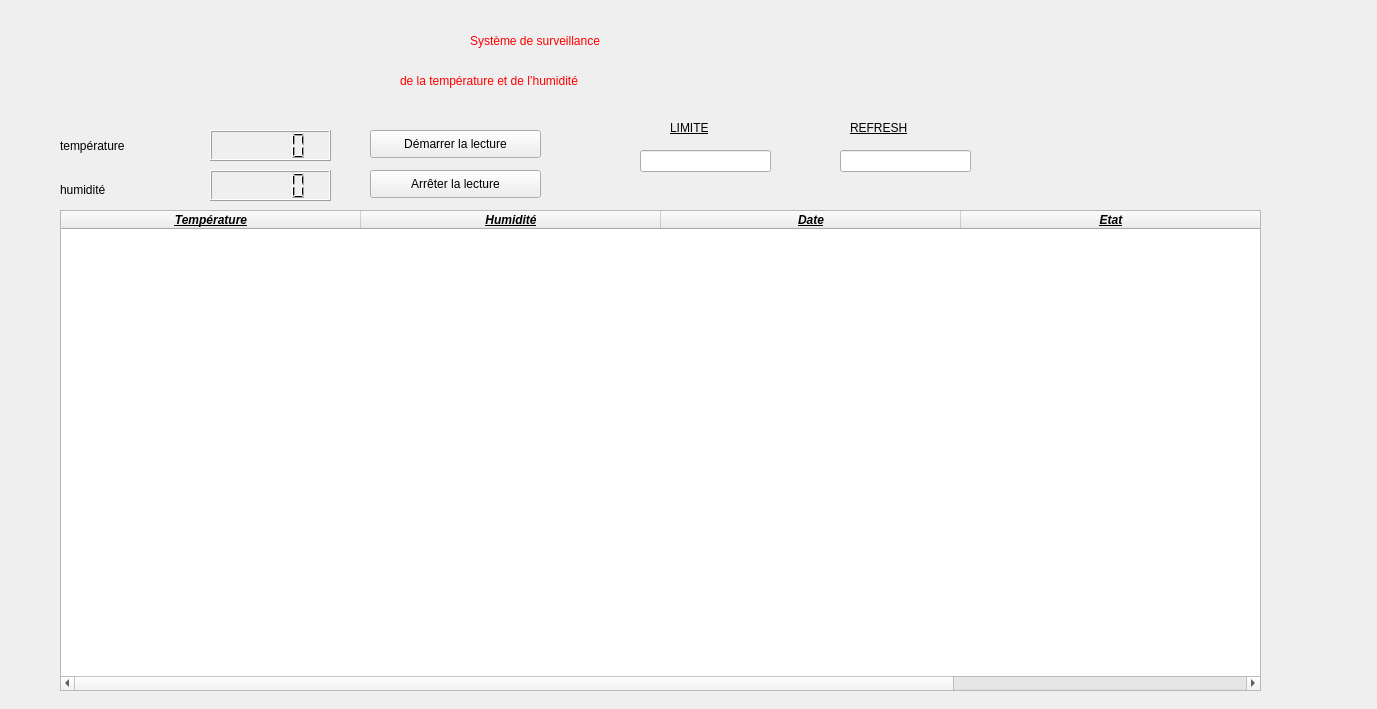
<?xml version="1.0" encoding="UTF-8"?>
<ui version="4.0">
 <class>w</class>
 <widget class="QWidget" name="w">
  <property name="geometry">
   <rect>
    <x>0</x>
    <y>0</y>
    <width>1377</width>
    <height>709</height>
   </rect>
  </property>
  <property name="windowTitle">
   <string>Form</string>
  </property>
  <widget class="QLabel" name="label">
   <property name="geometry">
    <rect>
     <x>470</x>
     <y>10</y>
     <width>411</width>
     <height>61</height>
    </rect>
   </property>
   <property name="styleSheet">
    <string notr="true">color: rgb(255, 0, 0);
font: 75 18pt &quot;MS Shell Dlg 2&quot;;
font: 87 8pt &quot;Arial Black&quot;;
font: 87 18pt &quot;Arial Black&quot;;</string>
   </property>
   <property name="text">
    <string>Système de surveillance  </string>
   </property>
  </widget>
  <widget class="QLCDNumber" name="temp">
   <property name="geometry">
    <rect>
     <x>210</x>
     <y>130</y>
     <width>121</width>
     <height>31</height>
    </rect>
   </property>
  </widget>
  <widget class="QLabel" name="label_2">
   <property name="geometry">
    <rect>
     <x>60</x>
     <y>130</y>
     <width>151</width>
     <height>31</height>
    </rect>
   </property>
   <property name="styleSheet">
    <string notr="true">font: 87 12pt &quot;Arial Black&quot;;</string>
   </property>
   <property name="text">
    <string>température</string>
   </property>
  </widget>
  <widget class="QLabel" name="label_3">
   <property name="geometry">
    <rect>
     <x>60</x>
     <y>180</y>
     <width>151</width>
     <height>20</height>
    </rect>
   </property>
   <property name="styleSheet">
    <string notr="true">font: 87 12pt &quot;Arial Black&quot;;</string>
   </property>
   <property name="text">
    <string>humidité</string>
   </property>
  </widget>
  <widget class="QLCDNumber" name="h">
   <property name="geometry">
    <rect>
     <x>210</x>
     <y>170</y>
     <width>121</width>
     <height>31</height>
    </rect>
   </property>
  </widget>
  <widget class="QPushButton" name="d">
   <property name="geometry">
    <rect>
     <x>370</x>
     <y>130</y>
     <width>171</width>
     <height>28</height>
    </rect>
   </property>
   <property name="text">
    <string>Démarrer la lecture</string>
   </property>
  </widget>
  <widget class="QPushButton" name="ar">
   <property name="geometry">
    <rect>
     <x>370</x>
     <y>170</y>
     <width>171</width>
     <height>28</height>
    </rect>
   </property>
   <property name="text">
    <string>Arrêter la lecture</string>
   </property>
  </widget>
  <widget class="QLabel" name="label_4">
   <property name="geometry">
    <rect>
     <x>400</x>
     <y>60</y>
     <width>561</width>
     <height>41</height>
    </rect>
   </property>
   <property name="styleSheet">
    <string notr="true">font: 87 18pt &quot;Arial Black&quot;;
color: rgb(255, 0, 0);</string>
   </property>
   <property name="text">
    <string>de la température et de l’humidité</string>
   </property>
  </widget>
  <widget class="QTableWidget" name="a">
   <property name="geometry">
    <rect>
     <x>60</x>
     <y>210</y>
     <width>1201</width>
     <height>481</height>
    </rect>
   </property>
   <property name="styleSheet">
    <string notr="true">font: 8pt &quot;MS Shell Dlg 2&quot;;</string>
   </property>
   <attribute name="horizontalHeaderDefaultSectionSize">
    <number>300</number>
   </attribute>
   <column>
    <property name="text">
     <string>Température</string>
    </property>
    <property name="font">
     <font>
      <weight>75</weight>
      <italic>true</italic>
      <bold>true</bold>
      <underline>true</underline>
     </font>
    </property>
   </column>
   <column>
    <property name="text">
     <string>Humidité</string>
    </property>
    <property name="font">
     <font>
      <weight>75</weight>
      <italic>true</italic>
      <bold>true</bold>
      <underline>true</underline>
     </font>
    </property>
   </column>
   <column>
    <property name="text">
     <string>Date</string>
    </property>
    <property name="font">
     <font>
      <weight>75</weight>
      <italic>true</italic>
      <bold>true</bold>
      <underline>true</underline>
     </font>
    </property>
   </column>
   <column>
    <property name="text">
     <string>Etat</string>
    </property>
    <property name="font">
     <font>
      <weight>75</weight>
      <italic>true</italic>
      <bold>true</bold>
      <underline>true</underline>
     </font>
    </property>
   </column>
  </widget>
  <widget class="QLabel" name="md">
   <property name="geometry">
    <rect>
     <x>850</x>
     <y>120</y>
     <width>111</width>
     <height>16</height>
    </rect>
   </property>
   <property name="styleSheet">
    <string notr="true">font: 87 12pt &quot;Arial Black&quot;;
text-decoration: underline;</string>
   </property>
   <property name="text">
    <string>REFRESH</string>
   </property>
  </widget>
  <widget class="QLabel" name="md_2">
   <property name="geometry">
    <rect>
     <x>670</x>
     <y>120</y>
     <width>111</width>
     <height>16</height>
    </rect>
   </property>
   <property name="styleSheet">
    <string notr="true">font: 87 12pt &quot;Arial Black&quot;;
text-decoration: underline;</string>
   </property>
   <property name="text">
    <string>LIMITE</string>
   </property>
  </widget>
  <widget class="QLineEdit" name="limite">
   <property name="geometry">
    <rect>
     <x>640</x>
     <y>150</y>
     <width>131</width>
     <height>22</height>
    </rect>
   </property>
  </widget>
  <widget class="QLineEdit" name="refresh">
   <property name="geometry">
    <rect>
     <x>840</x>
     <y>150</y>
     <width>131</width>
     <height>22</height>
    </rect>
   </property>
  </widget>
 </widget>
 <resources/>
 <connections/>
</ui>
